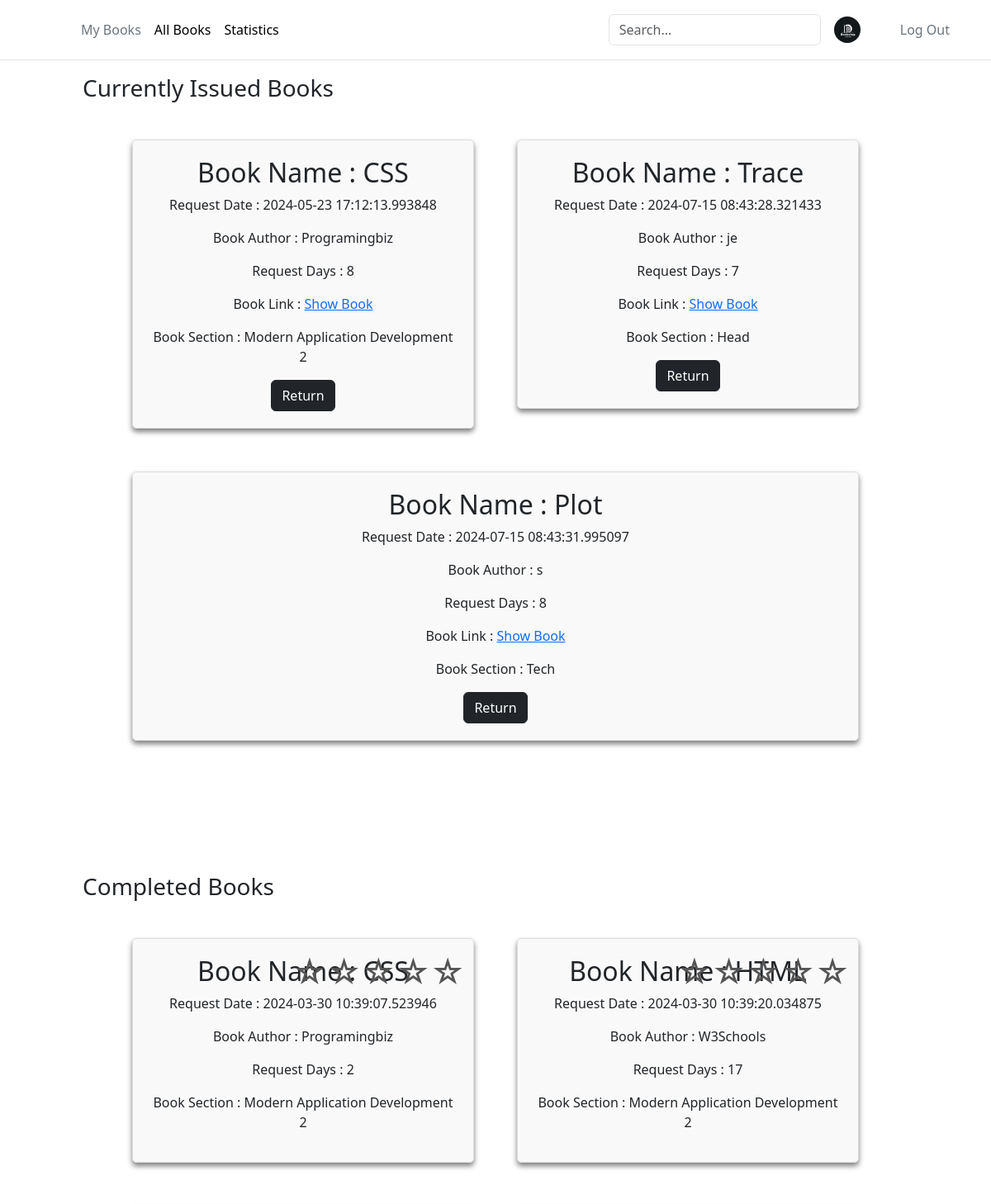
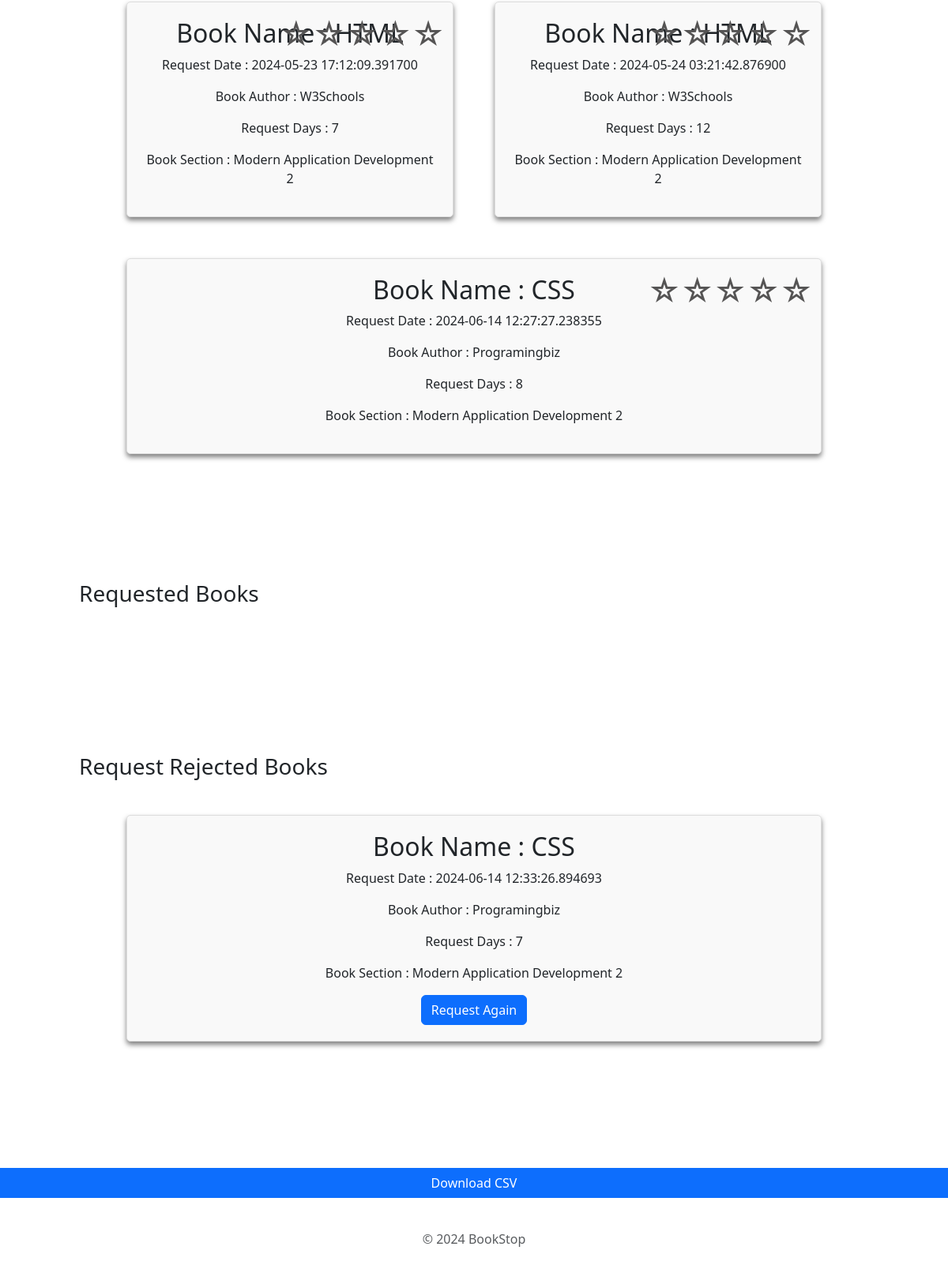
The page /myBooks (signed in) on the database its author committed (2 pictures, top to bottom).
### app.py (models this page shows)
class BookIssue(db.Model):
    __tablename__ = 'BookIssue'
    IssueId = db.Column(db.Integer, autoincrement=True, primary_key=True)
    UserId = db.Column(db.Integer, db.ForeignKey(User.UserId), nullable=False)
    BookId = db.Column(db.Integer, db.ForeignKey(Books.BookId), nullable=False)
    SectionId = db.Column(db.Integer, db.ForeignKey(Section.SectionId), nullable=False)
    RequestDate = db.Column(db.DateTime, nullable=False, default=datetime.datetime.utcnow)
    Days = db.Column(db.Integer, nullable=False)
    IssueDate = db.Column(db.String)
    IssueStatus = db.Column(db.String, nullable=False)
    LastIssueStatusDate = db.Column(db.String)

### app.py (the view, shortened to what this page needs)
@app.route("/myBooks", methods=["GET","POST"])
def myBooks():
    if 'user_id' not in session:
        return redirect(url_for('userLogin'))
    BookIssueMergeTable = BookIssueMerge.query.filter(
        BookIssueMerge.UserId == session['user_id'],
        BookIssueMerge.Section_Title.isnot(None),
        BookIssueMerge.Author.isnot(None),
        BookIssueMerge.Book_Title.isnot(None),
        BookIssueMerge.IssueStatus == "requested",
        BookIssueMerge.UserName.isnot(None)).all()
    ApprovedBookIssueMergeTable = BookIssueMerge.query.filter(
        BookIssueMerge.UserId == session['user_id'],
        BookIssueMerge.Section_Title.isnot(None),
        BookIssueMerge.Author.isnot(None),
        BookIssueMerge.Book_Title.isnot(None),
        BookIssueMerge.IssueStatus == "Approved",
        BookIssueMerge.UserName.isnot(None)).all()
    RejectedBookIssueMergeTable = BookIssueMerge.query.filter(
        BookIssueMerge.UserId == session['user_id'],
        BookIssueMerge.Section_Title.isnot(None),
        BookIssueMerge.Author.isnot(None),
        BookIssueMerge.Book_Title.isnot(None),
        BookIssueMerge.IssueStatus == "Rejected",
        BookIssueMerge.UserName.isnot(None)).all()
    ExpiredBookIssueMergeTable = BookIssueMerge.query.filter(
        BookIssueMerge.UserId == session['user_id'],
        BookIssueMerge.Section_Title.isnot(None),
        BookIssueMerge.Author.isnot(None),
        BookIssueMerge.Book_Title.isnot(None),
        BookIssueMerge.IssueStatus == "Expired",
        BookIssueMerge.UserName.isnot(None)).all()
    return render_template("myBooks.html", approvedBooks = ApprovedBookIssueMergeTable, rejectedBooks = RejectedBookIssueMergeTable, issueBooks = BookIssueMergeTable,
    expiredBooks = ExpiredBookIssueMergeTable)

### app/templates/myBooks.html (shortened to what this page needs)
<!DOCTYPE html>
<html lang="en">
  <head>
    <link rel="stylesheet" href="/static/add-section.css" />
    <link
      href="https://cdn.jsdelivr.net/npm/bootstrap@5.3.2/dist/css/bootstrap.min.css"
      rel="stylesheet"
    />
  </head>
  <body>
    <div>
      {% include 'header.html' %}
      <div>
        <h3 class="firstHeading">Currently Issued Books</h3>
        <div class="main-container">
          {% for book in approvedBooks %}
          <div class="section-container" id="1">
            <h2>Book Name : {{book.Book_Title}}</h2>
            <p>Request Date : {{book.RequestDate}}</p>
            <p>Book Author : {{book.Author}}</p>
            <p>Request Days : {{book.Days}}</p>
            <p>
              Book Link :
              <a href="{{ url_for('download_book', filename=book.Book_Link) }}"
                >Show Book</a
              >
            </p>
            <div>
              <p>Book Section : {{book.Section_Title}}</p>
            </div>
            <form action="/myBooks" method="post" style="display: inline">
              <button type="submit" class="btn btn-dark">Return</button>
            </form>
          </div>
          {% endfor %}
        </div>
        <h3>Completed Books</h3>
        <div class="main-container">
          {% for book in expiredBooks %}
          <div class="section-container" id="book_{{book.BookId}}">
            <div class="rating-container">
              <form
                id="ratingForm_{{book.BookId}}"
                action="/submit_rating"
                method="POST"
              >
                <div class="rating">
                  <label for="star5_{{book.BookId}}" title="5 stars">☆</label>
                  <label for="star4_{{book.BookId}}" title="4 stars">☆</label>
                  <label for="star3_{{book.BookId}}" title="3 stars">☆</label>
                  <label for="star2_{{book.BookId}}" title="2 stars">☆</label>
                  <label for="star1_{{book.BookId}}" title="1 star">☆</label>
                </div>
              </form>
            </div>
            <h2>Book Name : {{book.Book_Title}}</h2>
            <p>Request Date : {{book.RequestDate}}</p>
            <p>Book Author : {{book.Author}}</p>
            <p>Request Days : {{book.Days}}</p>
            <div>
              <p>Book Section : {{book.Section_Title}}</p>
            </div>
          </div>
          {% endfor %}
        </div>
        <h3>Requested Books</h3>
        <div class="main-container">
        </div>
        <h3>Request Rejected Books</h3>
        <div class="main-container">
          {% for book in rejectedBooks %}
          <div class="section-container" id="1">
            <h2>Book Name : {{book.Book_Title}}</h2>
            <p>Request Date : {{book.RequestDate}}</p>
            <p>Book Author : {{book.Author}}</p>
            <p>Request Days : {{book.Days}}</p>
            <div>
              <p>Book Section : {{book.Section_Title}}</p>
            </div>
            <form action="/myBooks" method="post" style="display: inline">
              <button type="submit" class="btn btn-primary">
                Request Again
              </button>
            </form>
          </div>
          {% endfor %}
        </div>
        <form action="/sendCSV" method="post" class="row gy-3 gy-xxl-4">
          <button type="submit" class="btn btn-primary">Download CSV</button>
        </form>
        {% include 'footer.html' %}
      </div>
    </div>
  </body>
</html>

### app/static/add-section.css (style rules this page uses)
body { background-color: #2d2a2e; margin: 0; }
.main-container { display: flex; flex-wrap: wrap; padding: 130px; align-items: flex-start; gap: 2em; margin: 20px; }
.section-container { background-color: rgba(255, 255, 255, 0.1); backdrop-filter: blur(10px); border-radius: 10px; padding: 20px 20px; box-shadow: 0 4px 6px rgba(0, 0, 0, 0.5); text-align: center; width: 20%; flex-grow: 1; }
.firstHeading { padding-top: 90px; padding-left: 100px; margin-bottom: -115px !important; }
h3 { padding-left: 100px; margin-bottom: -115px !important; }
.main-container { display: flex; flex-wrap: wrap; }
.section-container { position: relative; width: 300px; padding: 20px; margin: 10px; border: 1px solid #ddd; border-radius: 5px; background-color: #f9f9f9; }
.rating-container { position: absolute; top: 10px; right: 10px; }
.rating { display: flex; justify-content: flex-end; direction: rtl; unicode-bidi: bidi-override; }
.rating label { font-size: 2.5rem; color: #555454; cursor: pointer; }

### rows shown on the page
BookIssue: Book_Title "CSS", RequestDate "2024-05-23 17:12:13.993848", Author "Programingbiz", Days "8", Section_Title "Modern Application Development 2"
BookIssue: Book_Title "Trace", RequestDate "2024-07-15 08:43:28.321433", Author "je", Days "7", Section_Title "Head"
BookIssue: Book_Title "Plot", RequestDate "2024-07-15 08:43:31.995097", Author "s", Days "8", Section_Title "Tech"
BookIssue: Book_Title "CSS", RequestDate "2024-03-30 10:39:07.523946", Author "Programingbiz", Days "2", Section_Title "Modern Application Development 2"
BookIssue: Book_Title "HTML", RequestDate "2024-03-30 10:39:20.034875", Author "W3Schools", Days "17", Section_Title "Modern Application Development 2"
BookIssue: Book_Title "HTML", RequestDate "2024-05-23 17:12:09.391700", Author "W3Schools", Days "7", Section_Title "Modern Application Development 2"
BookIssue: Book_Title "HTML", RequestDate "2024-05-24 03:21:42.876900", Author "W3Schools", Days "12", Section_Title "Modern Application Development 2"
BookIssue: Book_Title "CSS", RequestDate "2024-06-14 12:27:27.238355", Author "Programingbiz", Days "8", Section_Title "Modern Application Development 2"
BookIssue: Book_Title "CSS", RequestDate "2024-06-14 12:33:26.894693", Author "Programingbiz", Days "7", Section_Title "Modern Application Development 2"
